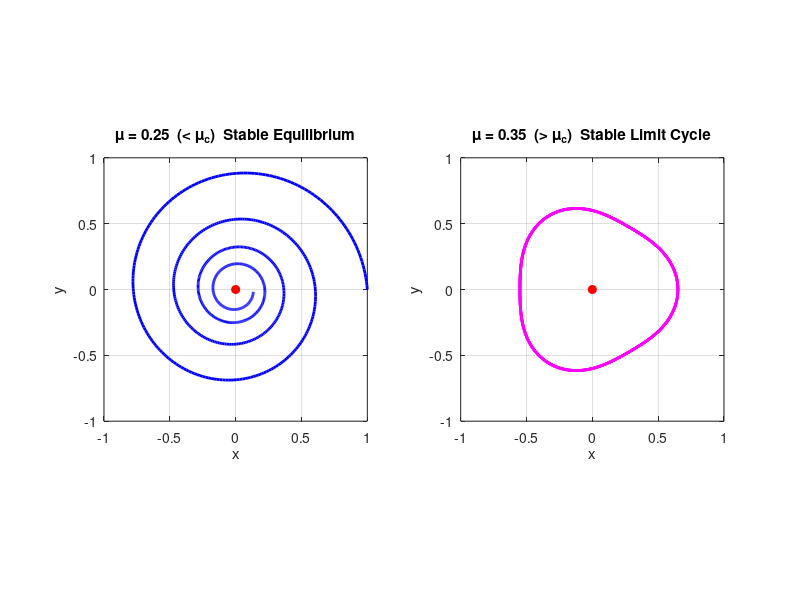

The MATLAB script that drew this image: (Note: this script raises an error after producing the figure.)
clear; clc; close all;
%% Paper Title: "An Efficient Adjoint-Free Melnikov-Lyapunov Diagnostic for
%%               Transition Detection in Slow-Fast Chemical Reaction Networks"
%% Author 1:    Sri Venkata Durga Sudarsan Madhyannapu
%% Author 2:    Pradheep Kumar S.
%%
%% Affiliation 1: Freshmen Engineering Department, NRI Institute of Technology
%%                (Autonomous), Pothavarappadu, Agiripalli, Vijayawada,
%%                521212, Andhra Pradesh, India
%% Affiliation 2: Research Scholar, Jawaharlal Nehru Technological University
%%                Kakinada, Andhra Pradesh, India
%% Affiliation 3: School of Basic Sciences, SRM University AP, Neerukonda,
%%                Mangalagiri Mandal, Guntur, 522240, Andhra Pradesh, India
%%
%% Journal:       Communications in Nonlinear Science and Numerical Simulation
%%                Elsevier, ISSN: 1007-5704
%% Manuscript ID: CNSNS-D-26-00848
%% Submitted:      19 February 2026
%% Status:        Under Review, 2026
%% SSRN:          https://ssrn.com/abstract=6275667
%% SSRN ID:        6275667 (Distributed: 02/20/2026)
%%

figure('Position',[100 100 1000 400]);
set(gcf,'Color','w');

%% ---------- LEFT: mu < mu_c (Spiral Sink) ----------
subplot(1,2,1)

t = linspace(0,25,800);
r = exp(-0.08*t);     % decaying radius
x = r .* cos(t);
y = r .* sin(t);

plot(x,y,'b','LineWidth',2); hold on;
plot(0,0,'ro','MarkerFaceColor','r');
title('\mu = 0.25  (< \mu_c)  Stable Equilibrium');
xlabel('x'); ylabel('y');
axis equal; grid on;
xlim([-1 1]); ylim([-1 1]);

%% ---------- RIGHT: mu > mu_c (Limit Cycle) ----------
subplot(1,2,2)

t = linspace(0,25,800);
r = 0.6 + 0.05*cos(3*t);   % stable oscillation radius
x = r .* cos(t);
y = r .* sin(t);

plot(x,y,'m','LineWidth',2); hold on;
plot(0,0,'ro','MarkerFaceColor','r');
title('\mu = 0.35  (> \mu_c)  Stable Limit Cycle');
xlabel('x'); ylabel('y');
axis equal; grid on;
xlim([-1 1]); ylim([-1 1]);

sgtitle('Glycolysis Phase Portrait Transition');

%% ---------- SAVE HIGH QUALITY ----------
exportgraphics(gcf,'glycolysis_phase_portraits.pdf','Resolution',500);
exportgraphics(gcf,'glycolysis_phase_portraits.png','Resolution',500);

disp('glycolysis_phase_portraits.pdf created successfully');
